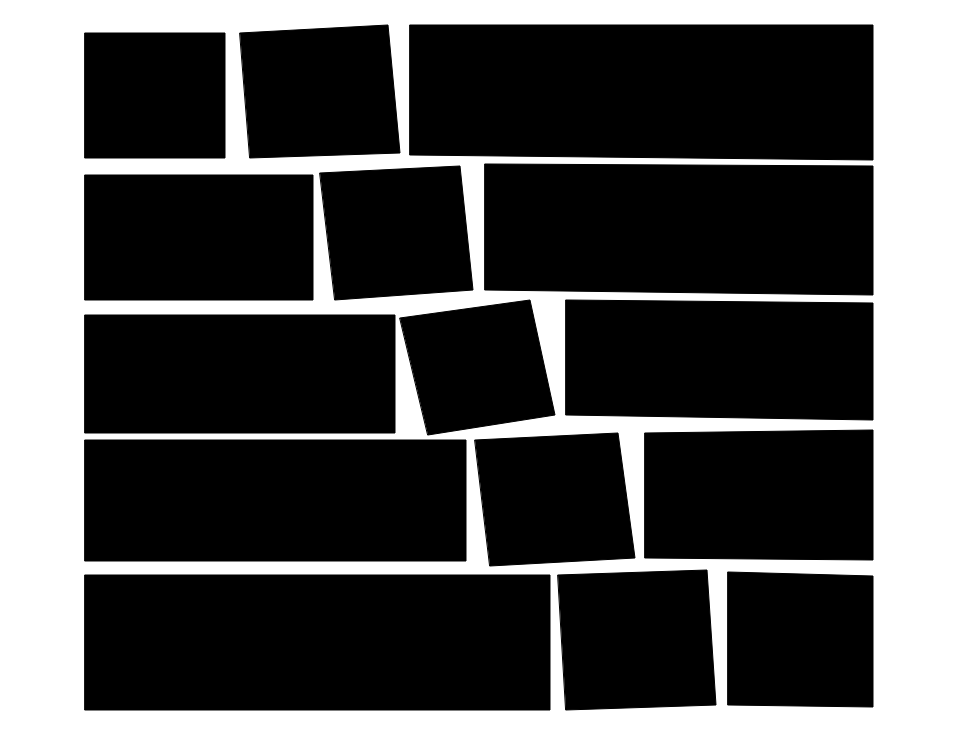
Frame 1 (no input)
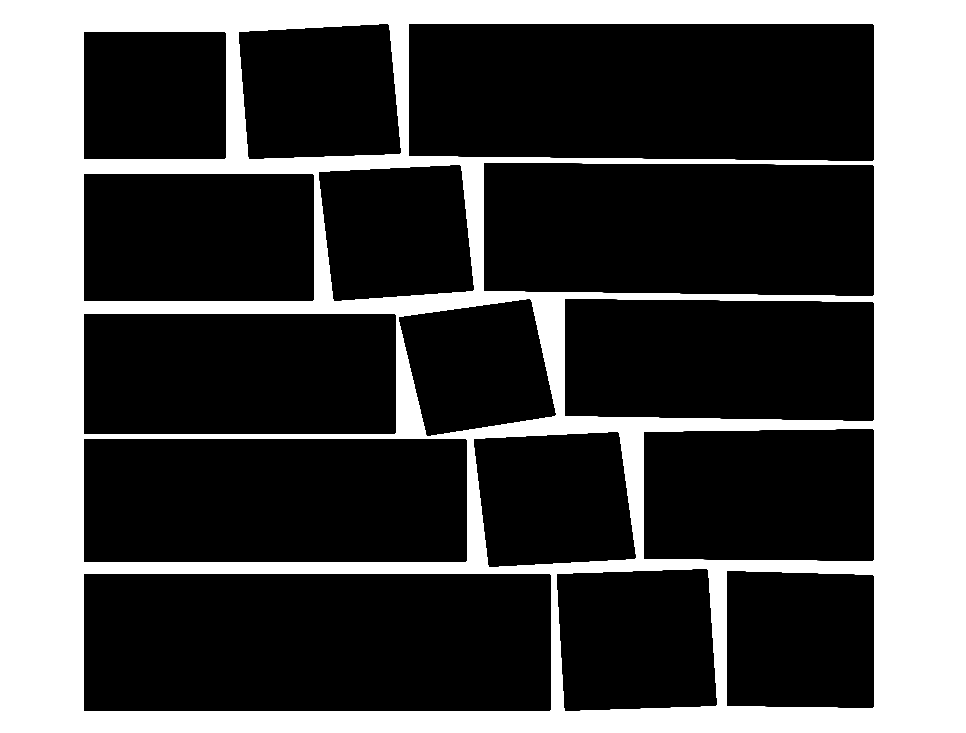
Frame 60 (no input)
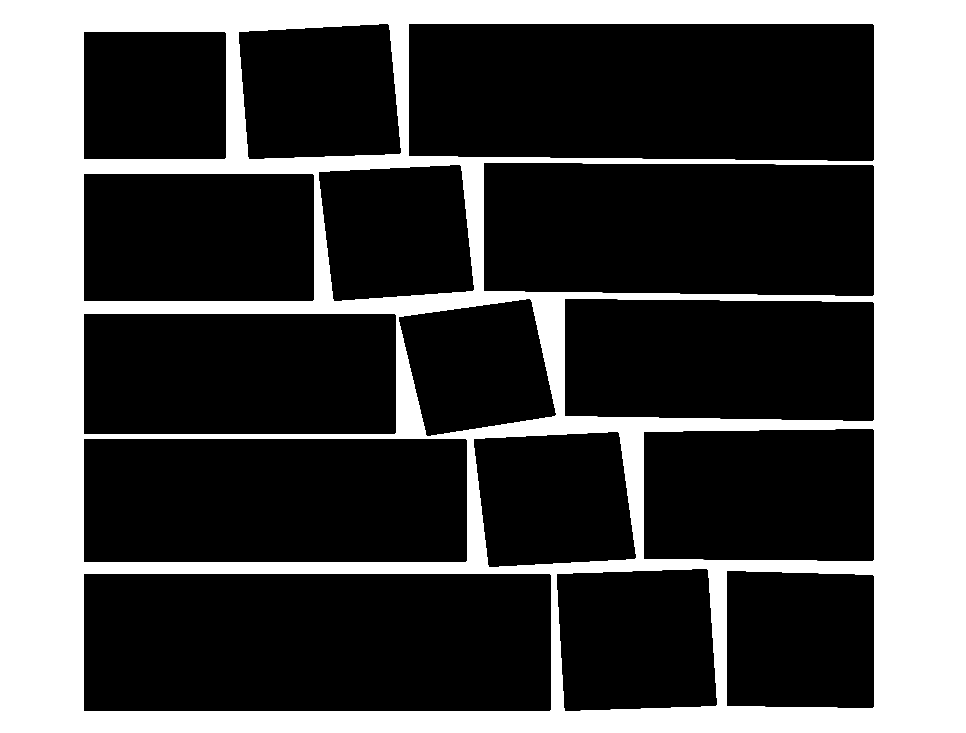
Frame 120 (the mouse pressed at the canvas centre since frame 60)

The p5.js sketch that drew these frames (run headless with seeded random() and noise() and a simulated clock; from frame 60 on, the mouse is pressed at the canvas centre):

// p5.js sketch
// ── sketch.js
function setup() {
    createCanvas(966,733);
    background("white");
}

function draw() {
    stroke("black");
    fill("black");
    rect(85,33,140,125);
    rect(85,175,228,125);
    rect(85,315,310,118);
    rect(85,440,381,121);
    rect(85,575,465,135);
    quad(240,33,388,25,400,153,250,158);
    quad(410,25,873,25,873,160,410,155);
    quad(320,173,460,166,473,290,335,300);
    quad(485,164,873,166,873,295,485,290);
    quad(400,318,530,300,555,415,428,435);
    quad(566,300,873,303,873,420,566,415);
    quad(475,440,618,433,635,558,490,566);
    quad(645,433,873,430,873,560,645,558);
    quad(558,575,707,570,716,705,566,710);
    quad(728,572,873,576,873,707,728,705);
}
